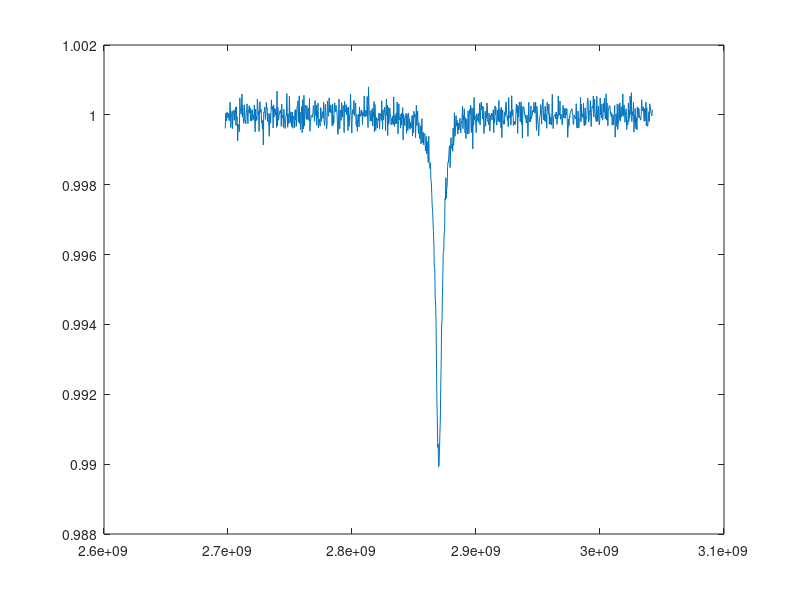

Here is the MATLAB script that generated this plot: (Note: this script raises an error after producing the figure.)
% t = 0:1/500:20-1/500;                     
% x = (sin(2*pi*10*t-80)).^2-0.5;
% x1 = exp(-(t-80)/80).*((sin(2*pi*10*t-80)).^2-0.5);
% y = fft(x);
% y1 = fft(x1);
% n = length(x);    
% fshift = (-n/2:n/2-1)*(500/n);
% yshift = fftshift(y);
% yshift1 = fftshift(y1);
% plot(fshift,abs(yshift))
c = 0.01;
T = 6*10^6;
wo = 2.87*10^9;
w = linspace(0.94*wo,1.06*wo,1000);
f = 1 - c*((T/2)^2)./((T/2)^2 + (w-wo).^2);
y = awgn(f,72,'measured');
plot(w,y);

%% Gradient descent
fr = [];
er = [];
fre = [];
for j = 2.858:0.001:2.882
    fnl = fun(j*10^9);
    fr = [fr fnl];
    fre = [fre j*10^9];
end
plot(fre,fr)
%plot(1:25,sl)
fun(2.86*10^9)

%%
function final_w = fun(wi);
c = 0.01;
T = 6*10^6;
wo = 2.87*10^9;
f =@(x) 1 - c*((T/2)^2)/((T/2)^2 + (x-wo)^2);
m_max = (f(1.0005*wi)-f(wi))/(0.0005*wi);
wc = wi-nthroot((0.5*c*(T^2)/m_max),3);
m_max = (f(1.0005*wc)-f(wc))/(0.0005*wc);
iterations = 5;
step = 0.001;
wi=wc;
for i = 1:iterations
    m = (f(1.0005*wi)-f(wi))/(0.0005*wi);
    wi=wi-m*step*10^9/abs(m_max);
end
error=abs(wi-wo)*100/wo;
final_w = wc;
end


